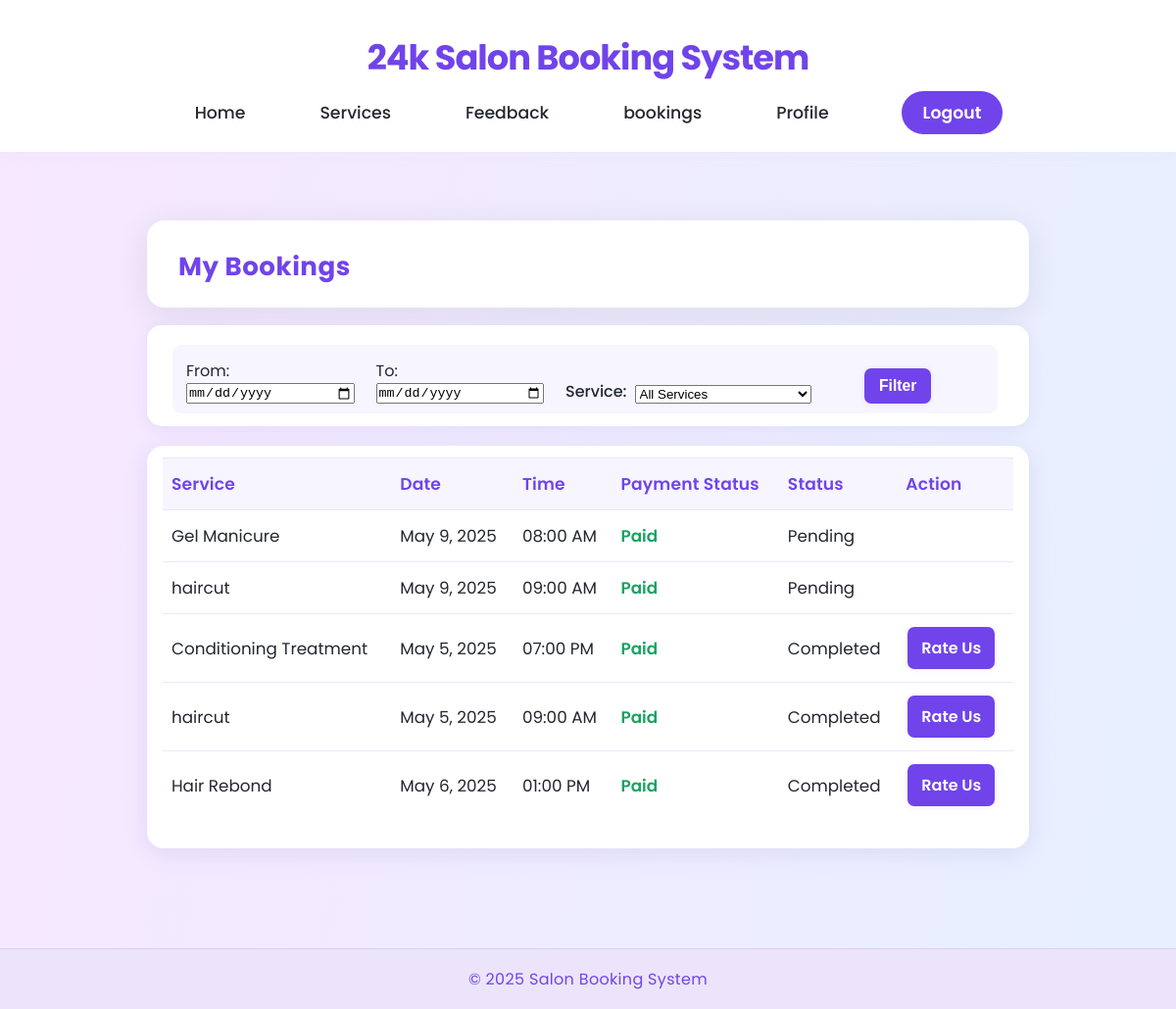
/bookings/ (signed in), run on the app's committed database.
### booking/models.py (models this page shows, shortened)
class BookingLine(models.Model):
    STATUS_CHOICES = [
        ('pending', 'Pending'),
        ('inprogress', 'Inprogress'),
        ('completed', 'Completed'),
    ]
    booking = models.ForeignKey(Booking, on_delete=models.CASCADE, related_name='booking_lines')
    service = models.ForeignKey(Service, on_delete=models.CASCADE)
    status = models.CharField(max_length=50, choices=STATUS_CHOICES, default='pending')

class Service(models.Model):
    category = models.ForeignKey(ServiceCategory, on_delete=models.CASCADE, related_name='services')
    name = models.CharField(max_length=255)
    description = models.TextField()
    price = models.DecimalField(max_digits=10, decimal_places=2)
    duration_hours = models.PositiveIntegerField(default=0, help_text="Duration hours")
    duration_minutes = models.PositiveIntegerField(default=0, help_text="Duration minutes")
    image = models.ImageField(upload_to='services/', blank=True, null=True)
    is_active = models.BooleanField(default=True)
    def __str__(self):
        return f"{self.name} ({self.category.name})"
    class Meta:
        ordering = ['category', 'name']

class Booking(models.Model):
    user = models.ForeignKey(User, on_delete=models.CASCADE, related_name='bookings')
    service = models.ForeignKey(Service, on_delete=models.CASCADE, related_name='bookings')
    date = models.DateField(default=date.today)
    schedule = models.ForeignKey(Schedule, on_delete=models.CASCADE)
    booking_time = models.DateTimeField(default=timezone.now)
    class Meta:
        ordering = ['-date', '-booking_time']

class Schedule(models.Model):
    available_time = models.TimeField()
    is_available = models.BooleanField(default=True)
    capacity = models.PositiveIntegerField(default=1, help_text="Max bookings per slot (number of staff available)")
    class Meta:
        ordering = ["available_time"]

### booking/views.py (the view, shortened to what this page needs)
# urls.py: path('bookings/', views.booking_line, name='booking_line'),
@login_required
def booking_line(request):
    form = BookingFilterForm(request.GET or None)
    qs = BookingLine.objects.filter(
        booking__user=request.user
    ).select_related(
        'booking', 'service', 'booking__schedule'
    ).annotate(
        completed_sort=Case(
            When(status='completed', then=Value(1)),
            default=Value(0),
            output_field=IntegerField()
        )
    )
    qs = qs.order_by('completed_sort', 'booking__date', 'booking__booking_time')
    paginator = Paginator(qs, 5)
    page_number = request.GET.get('page')
    booking_lines = paginator.get_page(page_number)
    return render(request, 'customer/booking_line.html', {
        'booking_lines': booking_lines,
        'form': form,
    })

### booking/forms.py
class BookingFilterForm(forms.Form):
    start_date = forms.DateField(
        required=False,
        widget=forms.DateInput(attrs={'type': 'date'}),
        label="From"
    )
    end_date = forms.DateField(
        required=False,
        widget=forms.DateInput(attrs={'type': 'date'}),
        label="To"
    )
    service_id = forms.ModelChoiceField(
        queryset=Service.objects.all(),
        required=False,
        empty_label="All Services",
        label="Service"
    )

### booking/templates/customer/booking_line.html (shortened to what this page needs)
{% extends 'base.html' %}
{% load static %}
{% block content %}
<div class="booking-header">
    <h2>My Bookings</h2>
</div>
<div class="booking-filter">
    <form method="get" class="filter-form">
        <div class="form-group">
            {{ form.start_date.label_tag }}
            {{ form.start_date }}
        </div>
        <div class="form-group">
            {{ form.end_date.label_tag }}
            {{ form.end_date }}
        </div>
        <div class="form-group service-field-group">
            {{ form.service_id.label_tag }}
            {{ form.service_id }}
        </div>
        <div class="form-group actions-group">
            <button type="submit" class="btn">Filter</button>
        </div>
    </form>
</div>
<div class="booking-table">
    {% if booking_lines %}
        <table>
            <thead>
                <tr>
                    <th>Service</th>
                    <th>Date</th>
                    <th>Time</th>
                    <th>Payment Status</th>
                    <th>Status</th>
                    <th>Action</th>
                </tr>
            </thead>
            <tbody>
                    {% for booking_line in booking_lines %}
                    <tr>
                        <td>{{ booking_line.service.name }}</td>
                        <td>{{ booking_line.booking.date }}</td>
                        <td>{{ booking_line.booking.schedule.available_time|time:"h:i A" }}</td>
                        <td><span style="color:green;">Paid</span></td>
                        <td>{{ booking_line.get_status_display }}</td>
                        <td>
                            {% if booking_line.status == 'completed' %}
                                {% if not booking_line.booking.user_has_feedback %}
                                    <a href="{% url 'rate_booking' booking_line.booking.id %}" class="btn">Rate Us</a>
                                {% else %}
                                    <span style="color:green;">Rated</span>
                                {% endif %}
                            {% endif %}
                        </td>
                    </tr>
                    {% endfor %}
            </tbody>
        </table>
    {% else %}
        <p>You have no booking lines yet.</p>
    {% endif %}
</div>
<div class="booking-pagination">
</div>
{% endblock %}

### booking/static/styles123.css (style rules this page uses)
:root { --main-bg: #f7f8fa; --card-bg: #fff; --accent: #23272f; --accent2: #7044ea; --accent3: #f7e7ff; --nav-bg: #fff; --nav-item: #23272f; --nav-active-bg: #7044ea; --nav-active-color: #fff; --radius: 18px; --shadow: 0 6px 32px 0 rgba(40, 45, 58, 0.10); --container-width: 1100px; }
* { margin: 0; padding: 0; box-sizing: border-box; }
html, body { min-height: 100vh; height: 100%; }
body { font-family: 'Poppins', Arial, Helvetica, sans-serif; background: var(--main-bg); color: var(--accent); min-height: 100vh; height: 100%; display: flex; flex-direction: column; }
a { text-decoration: none; color: inherit; }

### booking/templates/customer/booking_line.html (style rules this page uses)
body { background: linear-gradient(100deg, #f7e7ff 0%, #e7f0ff 100%); min-height: 100vh; width: 100%; font-family: 'Poppins', Arial, sans-serif; margin: 0; padding: 0; }
.booking-header { background: #fff; border-radius: 18px; box-shadow: 0 6px 32px 0 rgba(40, 45, 58, 0.10); max-width: 900px; margin: 22px auto 0 auto; padding: 28px 28px 16px 32px; text-align: left; }
.booking-header h2 { color: #7044ea; font-weight: 700; font-size: 1.63rem; margin-bottom: 6px; letter-spacing: 0.02em; }
.booking-filter { background: #fff; border-radius: 15px; box-shadow: 0 3px 16px 0 rgba(64, 45, 158, 0.08); max-width: 900px; margin: 18px auto 0 auto; padding: 20px 32px 13px 26px; }
.filter-form { display: flex; flex-wrap: wrap; gap: 18px 22px; background: #f7f5ff; padding: 14px 16px 10px 14px; border-radius: 9px; align-items: flex-end; position: relative; }
.filter-form .form-group { display: flex; flex-direction: column; min-width: 140px; max-width: 220px; flex: 1 1 150px; }
.filter-form .form-group.service-field-group { flex-direction: row; align-items: flex-end; min-width: 230px; max-width: 330px; flex-basis: 240px; flex-grow: 2; }
.filter-form .form-group.service-field-group label { margin-bottom: 0; margin-right: 8px; font-weight: 500; }
.filter-form .form-group.service-field-group select { flex: 1 1 auto; max-width: 180px; margin-bottom: 0; margin-right: 4px; }
.filter-form .form-group.actions-group { min-width: 120px; max-width: 160px; flex: 0 0 120px; display: flex; flex-direction: row; align-items: flex-end; gap: 6px; margin-left: 0; }
.filter-form .btn { background: #7044ea; color: #fff; border-radius: 7px; border: none; padding: 7px 15px; font-weight: 600; font-size: 0.98rem; cursor: pointer; box-shadow: 0 1px 6px 0 rgba(112,68,234,0.08); transition: background .17s; text-decoration: none; display: inline-block; min-width: 64px; text-align: center; height: 36px; line-height: 1.18; }
.booking-table { background: #fff; border-radius: 17px; box-shadow: 0 5px 24px 0 rgba(64, 45, 158, 0.10); max-width: 900px; margin: 20px auto 0 auto; padding: 12px 16px 14px 16px; }
.booking-table table { width: 100%; border-collapse: collapse; background: #fff; margin-bottom: 1em; }
.booking-table th, .booking-table td { padding: 13px 9px; border-bottom: 1px solid #eee7fa; text-align: left; font-size: 1.05em; }
.booking-table th { background: #f7f5ff; color: #7044ea; font-size: 1.07em; font-weight: 600; letter-spacing: 0.01em; border-top: 1.5px solid #ece4fa; }
.booking-table tbody tr:last-child td { border-bottom: none; }
.booking-table .btn { background: #7044ea; color: #fff; border-radius: 7px; border: none; padding: 9px 14px; font-weight: 600; font-size: 1rem; cursor: pointer; margin: 0 2px; box-shadow: 0 1px 8px 0 rgba(112,68,234,0.08); transition: background .17s; text-decoration: none; display: inline-block; }
.booking-table span[style*="color:green"] { color: #18a361 !important; font-weight: 600; }
.booking-pagination { border-radius: 12px; max-width: 900px; margin: 16px auto 0 auto; padding: 14px 16px 8px 16px; display: flex; flex-direction: column; align-items: center; justify-content: center; gap: 14px; text-align: center; }

### data on the page
BookingLine: service.name "Gel Manicure", booking "May 9, 2025", booking.schedule.available_time "08:00 AM", status "Pending"
BookingLine: service.name "haircut", booking "May 9, 2025", booking.schedule.available_time "09:00 AM", status "Pending"
BookingLine: service.name "Conditioning Treatment", booking "May 5, 2025", booking.schedule.available_time "07:00 PM", status "Completed", shows "Rate Us"
BookingLine: service.name "haircut", booking "May 5, 2025", booking.schedule.available_time "09:00 AM", status "Completed", shows "Rate Us"
BookingLine: service.name "Hair Rebond", booking "May 6, 2025", booking.schedule.available_time "01:00 PM", status "Completed", shows "Rate Us"
